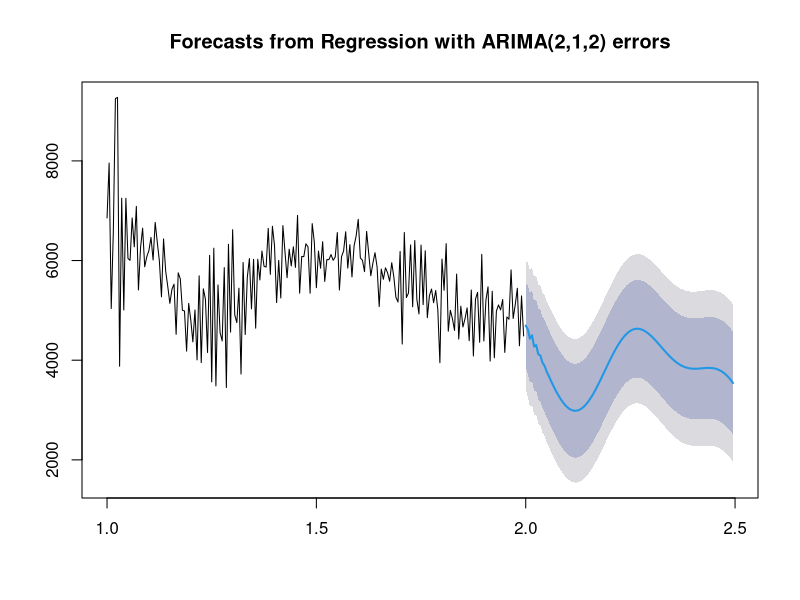

Write the R code that produced this figure.
## ---- chunk 1
knitr::opts_chunk$set(echo = TRUE)
## ---- chunk 2
library(forecast)
# Retrieve the training data
train.data = read.table("Part1_training_data.txt")[,1]
train.ds = ts(train.data, frequency=length(train.data))
# Retrieve the test data
test.data = read.table("Part1_testing_data.txt")[,1]
test.ds = ts(test.data, frequency=length(test.data))
## ---- chunk 3
# Fourier series
F.bestfit <- list(aicc=Inf)
F.bestpar <- 1
for(i in (1:50)){
  fit <- auto.arima(train.ds, xreg=fourier(train.ds, K=i), seasonal=FALSE)
  par <- i
  if(fit$aicc < F.bestfit$aicc){
    F.bestfit <- fit
    F.bestpar <- par
  }
  else break;
}
F.bestpar
F.forecast <- forecast(F.bestfit, xreg=fourier(test.ds, K=F.bestpar), h=10)
plot(F.forecast)
F.pred = c()
for (i in 1:200){
  if (i%%2 != 0){
    F.pred <- c(F.pred, F.forecast$fitted[i])
  }
}
F.rse = sqrt(sum((F.pred-test.data)^2)/(length(F.pred)-2))
F.rse
## ---- chunk 4



















